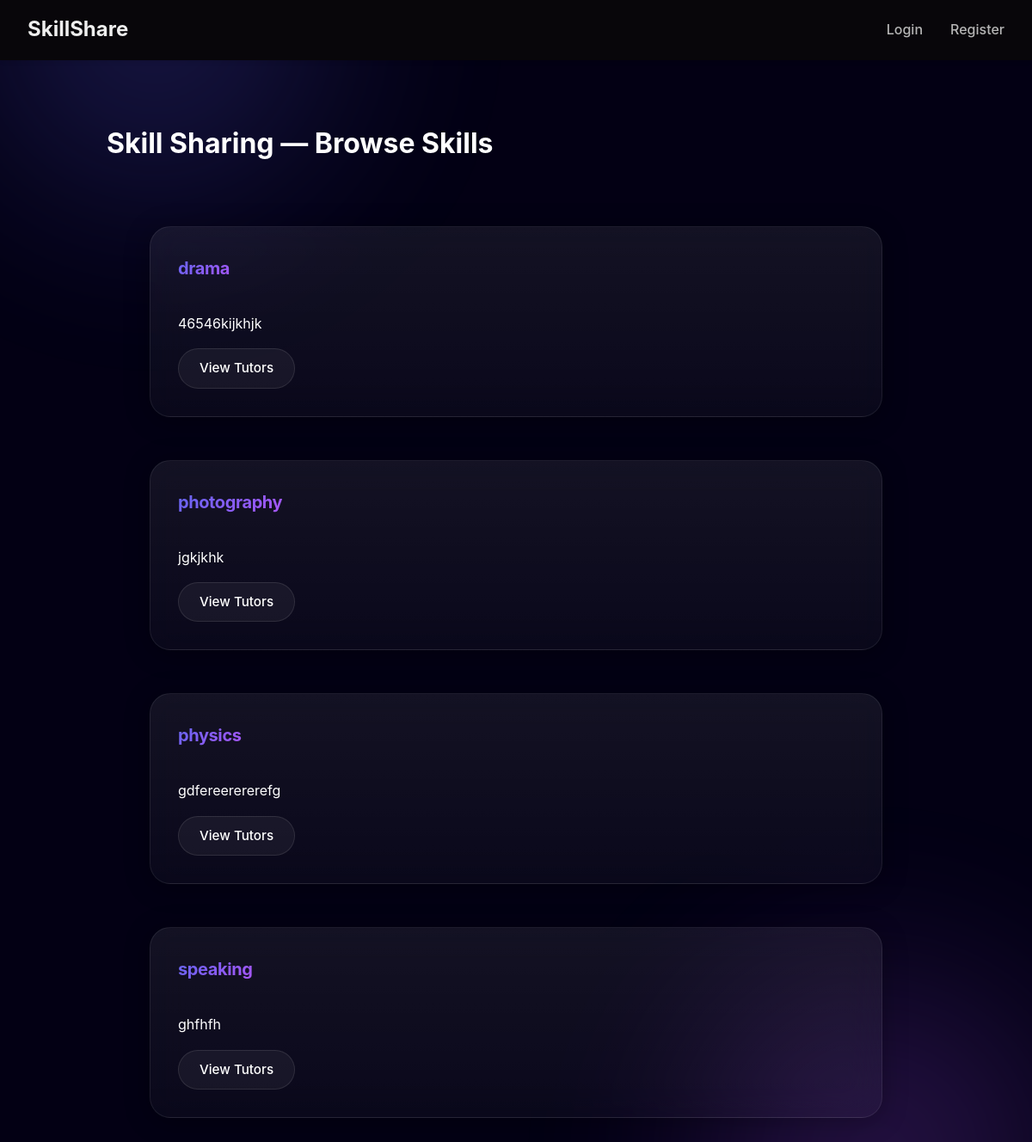
The page / on the database its author committed.
### tables this page shows
CREATE TABLE `skills` (
  `skill_id` int(5) NOT NULL,
  `skill_name` varchar(100) NOT NULL,
  `description` text DEFAULT NULL
);

### functions.php (called while the page is built, shortened)
<?php
require_once __DIR__ . '/config.php';
function e($str)
{
    return htmlspecialchars($str ?? '', ENT_QUOTES, 'UTF-8');
}
function list_all_skills(): array
{
    global $mysqli;
    $sql = "SELECT skill_id, skill_name, description
            FROM skills
            ORDER BY skill_name ASC";
    $res = $mysqli->query($sql);
    return $res->fetch_all(MYSQLI_ASSOC);
}

### index.php (the view, shortened to what this page needs)
<?php
require_once __DIR__ . '/functions.php';
$skills = list_all_skills();
include 'templates/header.php';
?>
<!doctype html>
<html>
<head>
  <link rel="stylesheet" href="assets/css/style.css">
</head>
<body>
  <div class="container">
    <h1>Skill Sharing — Browse Skills</h1>
    <?php if (empty($skills)): ?>
      <p>No skills yet. <a href="register.php">Register</a> and add your first skill.</p>
    <?php else: ?>
      <div class="grid">
        <?php foreach ($skills as $sk): ?>
          <div class="card">
            <h3><?= e($sk['skill_name']) ?></h3>
            <p><?= e(substr($sk['description'] ?? '', 0, 140)) ?><?= strlen($sk['description'] ?? '') > 140 ? '...' : '' ?></p>
            <a class="btn" href="skill_view.php?skill_id=<?= (int)$sk['skill_id'] ?>">View Tutors</a>
          </div>
        <?php endforeach; ?>
      </div>
    <?php endif; ?>
  </div>
</body>
</html>

### assets/css/style.css (style rules this page uses)
:root { --bg-deep: #030014; --text-main: #ffffff; --text-muted: #94a3b8; --primary: #8b5cf6; --accent-glow: linear-gradient(135deg, #6366f1 0%, #a855f7 100%); --glass-surface: linear-gradient(180deg, rgba(255, 255, 255, 0.07) 0%, rgba(255, 255, 255, 0.03) 100%); --glass-border: 1px solid rgba(255, 255, 255, 0.08); --glass-shadow: 0 4px 30px rgba(0, 0, 0, 0.3); --backdrop: blur(16px); --s-success: #10b981; --s-warn: #f59e0b; --s-danger: #ef4444; --s-neutral: #64748b; --radius-card: 24px; --radius-btn: 50px; --ease-elastic: cubic-bezier(0.34, 1.56, 0.64, 1); }
* { box-sizing: border-box; }
body { font-family: "Inter", -apple-system, sans-serif; background-color: var(--bg-deep); color: var(--text-main); margin: 0; padding-top: 80px; min-height: 100vh; overflow-x: hidden; position: relative; line-height: 1.6; }
body::before, body::after { content: ""; position: fixed; width: 50vw; height: 50vw; border-radius: 50%; filter: blur(100px); z-index: -1; opacity: 0.3; animation: floatBlobs 20s infinite alternate; }
body::before { background: radial-gradient(#6366f1, transparent 70%); top: -20%; left: -10%; }
body::after { background: radial-gradient(#a855f7, transparent 70%); bottom: -20%; right: -10%; animation-delay: -10s; }
.container { max-width: 1000px; margin: 0 auto; padding: 40px 24px; }
.card { background: var(--glass-surface); backdrop-filter: blur(20px); -webkit-backdrop-filter: blur(20px); border: var(--glass-border); border-radius: var(--radius-card); padding: 32px; margin-bottom: 24px; margin: 50px; box-shadow: 0 4px 30px rgba(0, 0, 0, 0.3); opacity: 1; transform: translateY(20px); transition: transform 0.3s var(--ease-elastic), border-color 0.3s, box-shadow 0.4s ease; }
h2, h3 { margin-top: 0; font-weight: 700; letter-spacing: -0.02em; }
h3 { font-size: 1.25rem; background: var(--accent-glow); -webkit-background-clip: text; -webkit-text-fill-color: transparent; display: inline-block; }
.btn { display: inline-flex; align-items: center; justify-content: center; padding: 10px 24px; border-radius: var(--radius-btn); background: rgba(255, 255, 255, 0.05); border: 1px solid rgba(255, 255, 255, 0.1); color: var(--text-main); text-decoration: none; font-weight: 500; font-size: 0.95rem; cursor: pointer; transition: all 0.5s ease; }

### rows shown on the page
skills: skill_name "drama", description "46546kijkhjk"
skills: skill_name "photography", description "jgkjkhk"
skills: skill_name "physics", description "gdfereerererefg"
skills: skill_name "speaking", description "ghfhfh"
